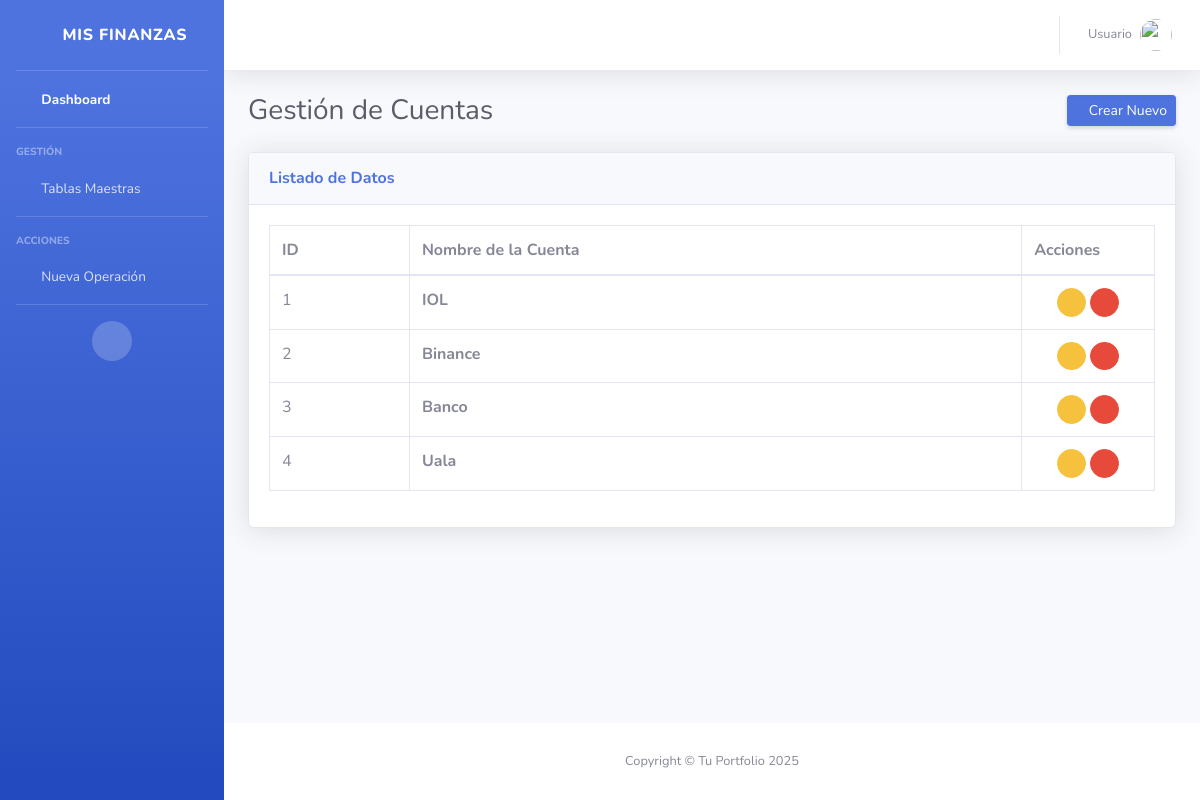
The page /cuentas/ on the database its author committed.
### inversiones/models.py (models this page shows, shortened)
class Cuenta(models.Model):
    nombre = models.CharField(max_length=50) # Ej: Binance, IOL

### inversiones/views.py (the view)
# urls.py: path('cuentas/', CuentaListView.as_view(), name='cuentas_list'),
class CuentaListView(ListView):
    model = Cuenta
    template_name = 'inversiones/cuentas_list.html'
    context_object_name = 'cuentas'
    def get_context_data(self, **kwargs):
        context = super().get_context_data(**kwargs)
        context['titulo'] = "Gestión de Cuentas"
        context['create_url'] = reverse_lazy('crear_cuenta')
        return context

### inversiones/templates/inversiones/cuentas_list.html
{% extends 'inversiones/base_list.html' %}
{% block columns %}
<tr>
    <th>ID</th>
    <th>Nombre de la Cuenta</th>
    <th style="width: 15%;">Acciones</th>
</tr>
{% endblock %}
{% block rows %}
{% for cuenta in cuentas %}
<tr>
    <td>{{ cuenta.id }}</td>
    <td class="font-weight-bold">{{ cuenta.nombre }}</td>
    <td class="text-center">
        <a href="{% url 'editar_cuenta' cuenta.pk %}" class="btn btn-warning btn-circle btn-sm" title="Editar">
            <i class="fas fa-pen"></i>
        </a>
        <a href="{% url 'eliminar_cuenta' cuenta.pk %}" class="btn btn-danger btn-circle btn-sm" title="Eliminar">
            <i class="fas fa-trash"></i>
        </a>
    </td>
</tr>
{% endfor %}
{% endblock %}

### rows shown on the page
Cuenta: id "1", nombre "IOL"
Cuenta: id "2", nombre "Binance"
Cuenta: id "3", nombre "Banco"
Cuenta: id "4", nombre "Uala"

### other values the page prints
{{ titulo }} "Gestión de Cuentas"
